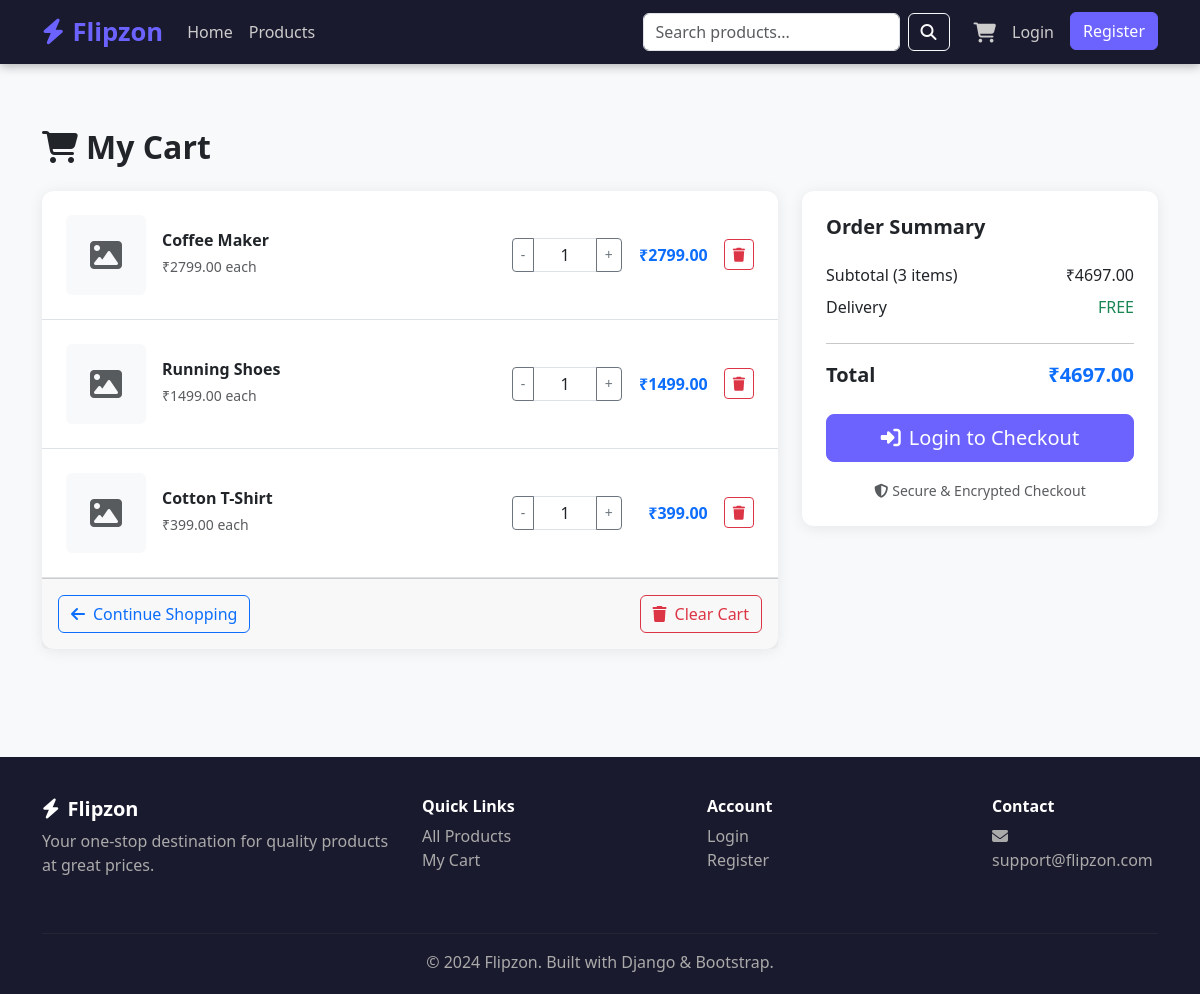
Page /cart/ on the committed database.
### cart/models.py (models this page shows, shortened)
class CartItem(models.Model):
    cart = models.ForeignKey(Cart, on_delete=models.CASCADE, related_name='items')
    product = models.ForeignKey(Product, on_delete=models.CASCADE)
    quantity = models.PositiveIntegerField(default=1)
    @property
    def total_price(self):
        return self.product.final_price * self.quantity

class Cart(models.Model):
    user = models.OneToOneField(User, on_delete=models.CASCADE, null=True, blank=True)
    session_key = models.CharField(max_length=40, null=True, blank=True)
    created_at = models.DateTimeField(auto_now_add=True)
    updated_at = models.DateTimeField(auto_now=True)
    @property
    def total_price(self):
        return sum(item.total_price for item in self.items.all())
    @property
    def total_items(self):
        return sum(item.quantity for item in self.items.all())

### store/models.py (models this page shows, shortened)
class Product(models.Model):
    category = models.ForeignKey(Category, on_delete=models.CASCADE, related_name='products')
    name = models.CharField(max_length=200)
    slug = models.SlugField(unique=True, blank=True)
    description = models.TextField()
    price = models.DecimalField(max_digits=10, decimal_places=2)
    discount_price = models.DecimalField(max_digits=10, decimal_places=2, blank=True, null=True)
    image = models.ImageField(upload_to='products/', blank=True, null=True)
    stock = models.PositiveIntegerField(default=0)
    available = models.BooleanField(default=True)
    featured = models.BooleanField(default=False)
    created_at = models.DateTimeField(auto_now_add=True)
    class Meta:
        ordering = ['-created_at']
    @property
    def final_price(self):
        return self.discount_price if self.discount_price else self.price

### cart/views.py (the view)
# urls.py: path('', views.cart_detail, name='detail'),
def cart_detail(request):
    cart = get_or_create_cart(request)
    return render(request, 'cart/cart.html', {'cart': cart})

### cart/views.py (called while the page is built)
def get_or_create_cart(request):
    if request.user.is_authenticated:
        cart, _ = Cart.objects.get_or_create(user=request.user)
    else:
        if not request.session.session_key:
            request.session.create()
        cart, _ = Cart.objects.get_or_create(session_key=request.session.session_key)
    return cart

### flipzone/templates/cart/cart.html (shortened to what this page needs)
{% extends 'base.html' %}
{% block content %}
<div class="container py-5">
<h2 class="fw-bold mb-4">
<i class="fas fa-shopping-cart me-2"></i>My Cart
</h2>
{% if cart.items.exists %}
<div class="row g-4">
<div class="col-md-8">
<div class="card">
<div class="card-body p-0">
{% for item in cart.items.all %}
<div class="d-flex align-items-center p-4 border-bottom">
{% if item.product.image %}
<img src="{{ item.product.image.url }}"
style="width:80px;height:80px;object-fit:cover;border-radius:10px;" alt="">
{% else %}
<div class="bg-light rounded d-flex align-items-center justify-content-center"
style="width:80px;height:80px;">
<i class="fas fa-image fa-2x text-muted"></i>
</div>
{% endif %}
<div class="ms-3 flex-grow-1">
<h6 class="fw-bold mb-1">
<a href="{% url 'store:product_detail' item.product.slug %}"
class="text-dark text-decoration-none">
{{ item.product.name }}
</a>
</h6>
<small class="text-muted">₹{{ item.product.final_price }} each</small>
</div>
<div class="d-flex align-items-center gap-3">
<form action="{% url 'cart:update' item.id %}" method="post" class="d-flex">
<div class="input-group" style="width:110px;">
<button type="submit" name="quantity"
value="{{ item.quantity|add:'-1' }}"
class="btn btn-outline-secondary btn-sm">-</button>
<span class="form-control text-center py-1">
{{ item.quantity }}
</span>
<button type="submit" name="quantity"
value="{{ item.quantity|add:'1' }}"
class="btn btn-outline-secondary btn-sm">+</button>
</div>
</form>
<span class="fw-bold text-primary" style="min-width:70px;text-align:right;">
₹{{ item.total_price }}
</span>
<a href="{% url 'cart:remove' item.id %}"
class="btn btn-outline-danger btn-sm"
onclick="return confirm('Remove?')">
<i class="fas fa-trash"></i>
</a>
</div>
</div>
{% endfor %}
</div>
<div class="card-footer d-flex justify-content-between py-3">
<a href="{% url 'store:product_list' %}" class="btn btn-outline-primary">
<i class="fas fa-arrow-left me-2"></i>Continue Shopping
</a>
<a href="{% url 'cart:clear' %}"
class="btn btn-outline-danger"
onclick="return confirm('Clear all items?')">
<i class="fas fa-trash me-2"></i>Clear Cart
</a>
</div>
</div>
</div>
<div class="col-md-4">
<div class="card p-4">
<h5 class="fw-bold mb-4">Order Summary</h5>
<div class="d-flex justify-content-between mb-2">
<span>Subtotal ({{ cart.total_items }} items)</span>
<span>₹{{ cart.total_price }}</span>
</div>
<div class="d-flex justify-content-between mb-2">
<span>Delivery</span>
<span class="text-success">
{% if cart.total_price >= 500 %}FREE{% else %}₹50{% endif %}
</span>
</div>
<hr>
<div class="d-flex justify-content-between fw-bold fs-5 mb-4">
<span>Total</span>
<span class="text-primary">
{% if cart.total_price >= 500 %}
₹{{ cart.total_price }}
{% else %}
₹{{ cart.total_price|add:50 }}
{% endif %}
</span>
</div>
{% if user.is_authenticated %}
<a href="{% url 'orders:checkout' %}" class="btn btn-primary w-100 btn-lg">
<i class="fas fa-lock me-2"></i>Proceed to Checkout
</a>
{% else %}
<a href="{% url 'accounts:login' %}?next={% url 'orders:checkout' %}"
class="btn btn-primary w-100 btn-lg">
<i class="fas fa-sign-in-alt me-2"></i>Login to Checkout
</a>
{% endif %}
<p class="text-center text-muted mt-3 mb-0">
<small><i class="fas fa-shield-alt me-1"></i>Secure & Encrypted Checkout</small>
</p>
</div>
</div>
</div>
{% endif %}
</div>
{% endblock %}

### flipzone/templates/base.html (style rules this page uses)
:root { --primary: #6c63ff; --secondary: #f5a623; --dark: #1a1a2e; }
body { font-family: 'Segoe UI', sans-serif; background: #f8f9fa; }
.btn-primary { background: var(--primary); border-color: var(--primary); }
.card { border: none; box-shadow: 0 2px 15px rgba(0,0,0,0.08); border-radius: 12px; transition: transform 0.2s, box-shadow 0.2s; }

### rows in the picture
CartItem: product.name "Coffee Maker", product.final_price "2799.00", quantity "1", total_price "2799.00"
CartItem: product.name "Running Shoes", product.final_price "1499.00", quantity "1", total_price "1499.00"
CartItem: product.name "Cotton T-Shirt", product.final_price "399.00", quantity "1", total_price "399.00"
Cart: total_items "3", total_price "4697.00"
